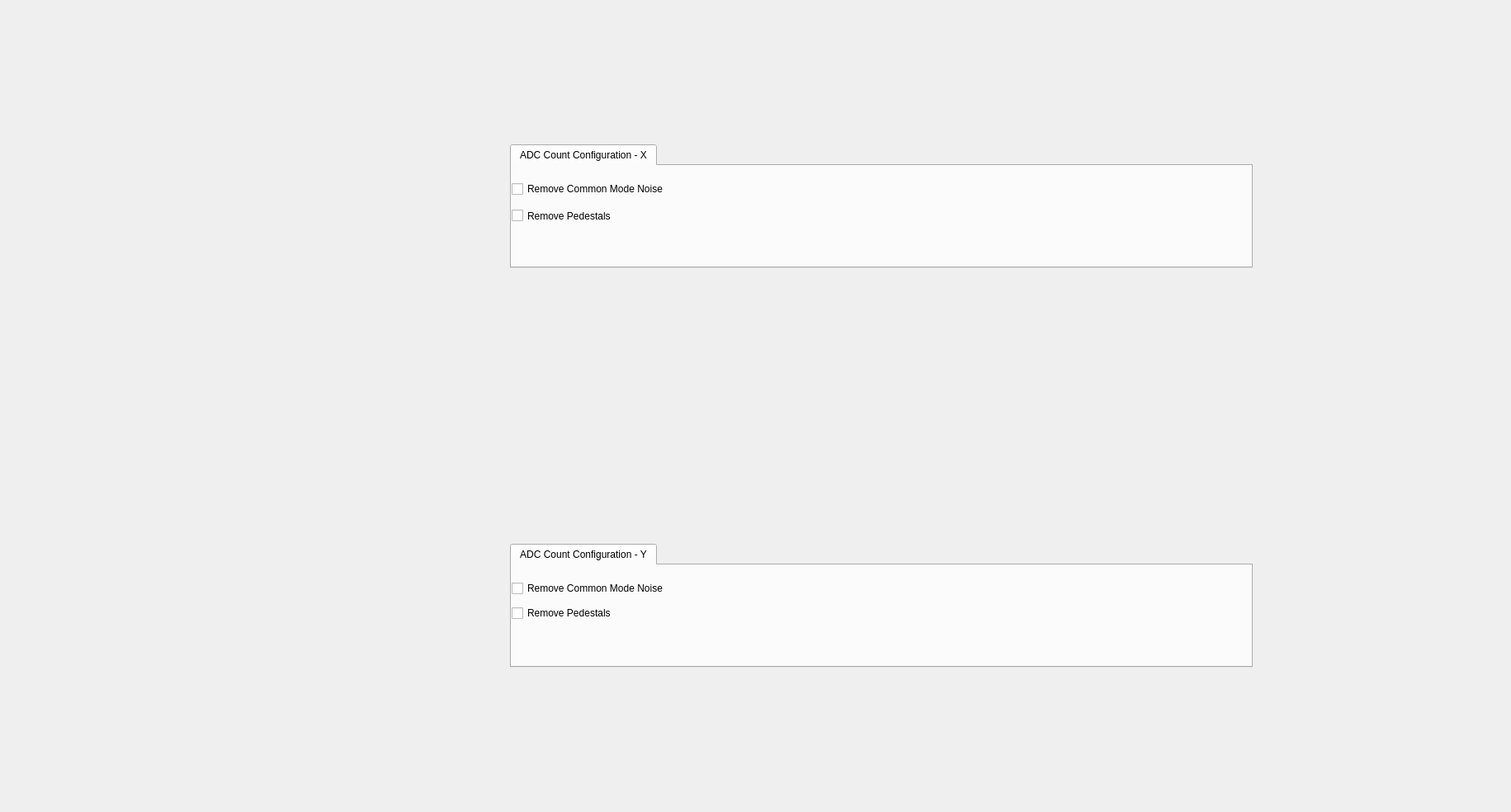
<?xml version="1.0" encoding="UTF-8"?>
<ui version="4.0">
 <class>assertViewer</class>
 <widget class="QWidget" name="assertViewer">
  <property name="geometry">
   <rect>
    <x>0</x>
    <y>0</y>
    <width>1831</width>
    <height>984</height>
   </rect>
  </property>
  <property name="sizePolicy">
   <sizepolicy hsizetype="Preferred" vsizetype="Preferred">
    <horstretch>0</horstretch>
    <verstretch>0</verstretch>
   </sizepolicy>
  </property>
  <property name="minimumSize">
   <size>
    <width>1761</width>
    <height>984</height>
   </size>
  </property>
  <property name="windowTitle">
   <string>assertViewer - ${title}</string>
  </property>
  <layout class="QGridLayout" name="gridLayout_2">
   <item row="0" column="0">
    <layout class="QGridLayout" name="gridLayout">
     <item row="0" column="0" rowspan="2">
      <widget class="PyDMImageView" name="PyDMImageView_2">
       <property name="sizePolicy">
        <sizepolicy hsizetype="Preferred" vsizetype="Preferred">
         <horstretch>0</horstretch>
         <verstretch>0</verstretch>
        </sizepolicy>
       </property>
       <property name="toolTip">
        <string/>
       </property>
      </widget>
     </item>
     <item row="0" column="1" rowspan="2" colspan="2">
      <widget class="PyDMTabWidget" name="PyDMTabWidget">
       <property name="sizePolicy">
        <sizepolicy hsizetype="Fixed" vsizetype="Fixed">
         <horstretch>0</horstretch>
         <verstretch>0</verstretch>
        </sizepolicy>
       </property>
       <property name="minimumSize">
        <size>
         <width>900</width>
         <height>150</height>
        </size>
       </property>
       <property name="toolTip">
        <string/>
       </property>
       <property name="whatsThis">
        <string/>
       </property>
       <property name="currentIndex">
        <number>0</number>
       </property>
       <property name="alarmChannels">
        <stringlist>
         <string></string>
        </stringlist>
       </property>
       <widget class="QWidget" name="tab_5">
        <attribute name="title">
         <string>ADC Count Configuration - X</string>
        </attribute>
        <widget class="PyDMCheckbox" name="PyDMCheckbox_15">
         <property name="geometry">
          <rect>
           <x>0</x>
           <y>50</y>
           <width>141</width>
           <height>21</height>
          </rect>
         </property>
         <property name="toolTip">
          <string/>
         </property>
         <property name="text">
          <string>Remove Pedestals</string>
         </property>
         <property name="rules">
          <string>[{&quot;name&quot;: &quot;DarkReady&quot;, &quot;property&quot;: &quot;Enable&quot;, &quot;initial_value&quot;: &quot;True&quot;, &quot;expression&quot;: &quot;ch[0]&quot;, &quot;channels&quot;: [{&quot;channel&quot;: &quot;${dataReceiver}.DarkReady&quot;, &quot;trigger&quot;: true}]}]</string>
         </property>
         <property name="channel">
          <string>${dataReceiver}.ApplyDark</string>
         </property>
        </widget>
        <widget class="PyDMCheckbox" name="PyDMCheckbox_16">
         <property name="geometry">
          <rect>
           <x>0</x>
           <y>20</y>
           <width>211</width>
           <height>16</height>
          </rect>
         </property>
         <property name="toolTip">
          <string/>
         </property>
         <property name="text">
          <string>Remove Common Mode Noise</string>
         </property>
         <property name="rules">
          <string>[{&quot;name&quot;: &quot;DarkReady&quot;, &quot;property&quot;: &quot;Enable&quot;, &quot;initial_value&quot;: &quot;True&quot;, &quot;expression&quot;: &quot;ch[0]&quot;, &quot;channels&quot;: [{&quot;channel&quot;: &quot;${dataReceiver}.DarkReady&quot;, &quot;trigger&quot;: true}]}]</string>
         </property>
         <property name="channel">
          <string>${dataReceiver}.ShowDark</string>
         </property>
        </widget>
       </widget>
      </widget>
     </item>
     <item row="2" column="0" rowspan="2">
      <widget class="PyDMImageView" name="PyDMImageView_3">
       <property name="toolTip">
        <string/>
       </property>
      </widget>
     </item>
     <item row="2" column="1" rowspan="2" colspan="2">
      <widget class="PyDMTabWidget" name="PyDMTabWidget_2">
       <property name="sizePolicy">
        <sizepolicy hsizetype="Fixed" vsizetype="Fixed">
         <horstretch>0</horstretch>
         <verstretch>0</verstretch>
        </sizepolicy>
       </property>
       <property name="minimumSize">
        <size>
         <width>900</width>
         <height>150</height>
        </size>
       </property>
       <property name="toolTip">
        <string/>
       </property>
       <property name="whatsThis">
        <string/>
       </property>
       <property name="alarmChannels">
        <stringlist>
         <string></string>
        </stringlist>
       </property>
       <widget class="QWidget" name="tab_3">
        <attribute name="title">
         <string>ADC Count Configuration - Y</string>
        </attribute>
        <widget class="PyDMCheckbox" name="PyDMCheckbox">
         <property name="geometry">
          <rect>
           <x>0</x>
           <y>20</y>
           <width>201</width>
           <height>16</height>
          </rect>
         </property>
         <property name="toolTip">
          <string/>
         </property>
         <property name="text">
          <string>Remove Common Mode Noise</string>
         </property>
        </widget>
        <widget class="PyDMCheckbox" name="PyDMCheckbox_2">
         <property name="geometry">
          <rect>
           <x>0</x>
           <y>50</y>
           <width>141</width>
           <height>16</height>
          </rect>
         </property>
         <property name="toolTip">
          <string/>
         </property>
         <property name="text">
          <string>Remove Pedestals</string>
         </property>
        </widget>
       </widget>
      </widget>
     </item>
    </layout>
   </item>
  </layout>
 </widget>
 <customwidgets>
  <customwidget>
   <class>PyDMTabWidget</class>
   <extends>QTabWidget</extends>
   <header>pydm.widgets.tab_bar</header>
  </customwidget>
  <customwidget>
   <class>PyDMCheckbox</class>
   <extends>QCheckBox</extends>
   <header>pydm.widgets.checkbox</header>
  </customwidget>
  <customwidget>
   <class>PyDMImageView</class>
   <extends>QWidget</extends>
   <header>pydm.widgets.image</header>
  </customwidget>
 </customwidgets>
 <resources/>
 <connections/>
</ui>
